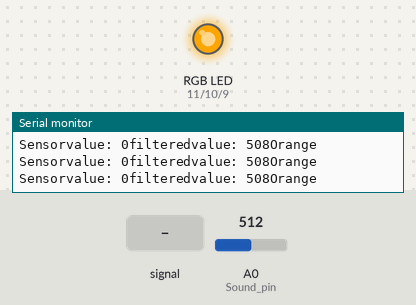
A sketch run on a simulated Arduino Uno, built with avr-gcc and run on an emulated ATmega328P. Shown: an RGB LED mixed from three pins (HIGH = lit), the last lines printed to the serial monitor. The inputs (shaded band) are chosen by the test bench; at power-on: A0 (Sound_pin) = 512.

Above: at 1.2 s.
1.3 s: A0 (Sound_pin) fed a 200 Hz sine of ±460 counts around its level
4.3 s: A0 (Sound_pin) set to 610
At 6.0 s:
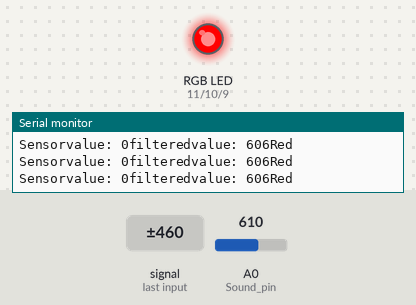
6.3 s: A0 (Sound_pin) set to 407
At 6.9 s:
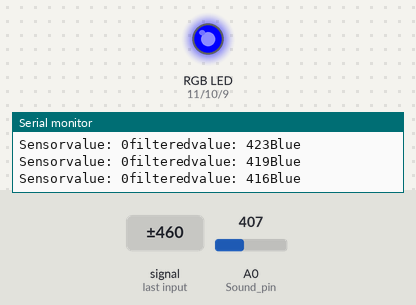
9.3 s: A0 (Sound_pin) set to 388
At 10.1 s:
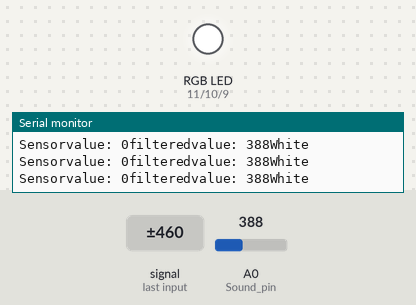
12.3 s: A0 (Sound_pin) set to 90
At 13.9 s:
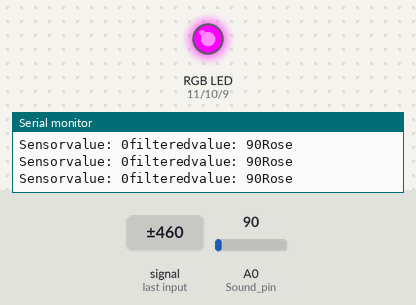
14.3 s: A0 (Sound_pin) set to 716
At 15.3 s:
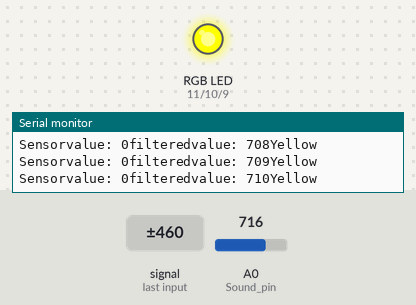
Timing chart, 0 to 17.3 s (numbered marks = the images above; inputs shaded):
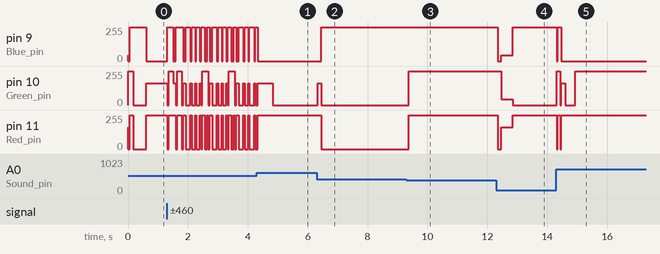

Measured:
- the behaviour switches between 400 and 399 on A0 (Sound_pin) (found by bisection; images 2 and 3)
- after the input at 4.3 s, pin 9 (Blue_pin): goes on until 4.3 s, then stays 0/255; pin 11 (Red_pin): goes on until 4.3 s, then stays 255/255
- after the input at 6.3 s, pin 9 (Blue_pin): 0/255 → 255/255 after 0.16 s; pin 10 (Green_pin): 0/255 → 165/255 at once, → 0/255 0.12 s later; pin 11 (Red_pin): 255/255 → 0/255 after 0.16 s
- after the input at 9.3 s, pin 10 (Green_pin), pin 11 (Red_pin): 0/255 → 255/255 after 0.08 s
- after the input at 12.3 s, pin 9 (Blue_pin): 255/255 → 0/255 at once, → 42/255 0.12 s later, → 255/255 0.38 s later; pin 10 (Green_pin): 255/255 → 42/255 after 0.16 s, → 0/255 0.38 s later; pin 11 (Red_pin): 255/255 → 0/255 at once, → 165/255 0.12 s later, → 255/255 0.38 s later
- after the input at 14.3 s, pin 9 (Blue_pin): 255/255 → 0/255 after 0.17 s; pin 10 (Green_pin): 0/255 → 255/255 at once, → 165/255 0.12 s later, → 0/255 0.16 s later, → 255/255 0.35 s later; pin 11 (Red_pin): alternates 255/255 for 0.08 s and 0/255 for 0.04 s, 4 changes in all, then stays 255/255, starting at once

The sketch:

Arduino_IDE_Code.ino
```cpp
// Defining the pins for sound sensor and LED strip
#define Sound_pin A0 //it is an analog pin connected to sound sensor
#define Red_pin 11
#define Green_pin 10
#define Blue_pin 9
#define Delay_LEDS 3

// Defining filter parameters
#define Cutofffreq 900 // Cut off Frequency in Hz
#define Alpha 0.2 // filter coefficient

// Initialization of variables
int Redvalue = 0;
int Greenvalue = 0;
int Bluevalue = 0;
int Sensorvalue = 0;
int filteredvalue = 0;

void setup() {
  // Initializing the RGB pins as output
  pinMode(Red_pin, OUTPUT);
  pinMode(Green_pin, OUTPUT);
  pinMode(Blue_pin, OUTPUT);

  // Serial communication initialization
  Serial.begin(9600);
}

//Defining a loop
void loop() {
  // To read the raw sound sensor (analog)value
  int Sensorvalue = analogRead(Sound_pin);

  // Creating a first-order low pass filter to reduce high frequency noise
  static int previous_value = 0;
  filteredvalue = Alpha * Sensorvalue + (1 - Alpha) * previous_value;
  previous_value = filteredvalue;

  // Colour determination based on the filtered sound sensor value
  if (filteredvalue < 100) {
    RGBColor(255, 0, 255);
    Serial.println("Rose");//Rose
  } else if (filteredvalue < 200) {
    RGBColor(165, 42, 42);
    Serial.println("Red"); //Red
  } else if (filteredvalue < 300) {
    RGBColor(0, 255, 0);
    Serial.println("Green"); //Green
  } else if (filteredvalue < 400) {
    RGBColor(255, 255, 255);
    Serial.println("White"); //White
  } else if (filteredvalue < 500) {
    RGBColor(0, 0, 255);
    Serial.println("Blue"); //Blue
  } else if (filteredvalue < 600) {
    RGBColor(255, 165, 0);
    Serial.println("Orange"); //Orange
  } else if (filteredvalue < 700) {
    RGBColor(255, 0, 0);
    Serial.println("Red"); //Red
  } else if (filteredvalue < 800) {
    RGBColor(255, 255, 0);
    Serial.println("Yellow");//Yellow
  } else {
    RGBColor(255, 0, 255);
    Serial.println("Default: Rose"); //Rose
  }
}

//Defining the class
void RGBColor(int Redcolor, int Greencolor, int Bluecolor) {

  analogWrite(Red_pin, Redcolor);
  analogWrite(Green_pin, Greencolor);
  analogWrite(Blue_pin, Bluecolor);

  //Printing the filtered value on the monitor
  Serial.print("Sensorvalue: ");
  Serial.print(Sensorvalue);
  Serial.print("filteredvalue: ");
  Serial.print(filteredvalue);


  delay(Delay_LEDS);
}
```
